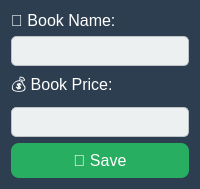
<?xml version="1.0" encoding="UTF-8"?>
<ui version="4.0">
 <class>editbook</class>
 <widget class="QDialog" name="editbook">
  <property name="windowTitle">
   <string>Edit Book</string>
  </property>
  <property name="styleSheet">
   <string notr="true">
    QDialog {
        background-color: #2c3e50;
    }
    QLabel {
        color: white;
        font-size: 16px;
    }
    QLineEdit {
        background-color: #ecf0f1;
        border: 1px solid #bdc3c7;
        border-radius: 5px;
        padding: 5px;
        font-size: 14px;
    }
    QPushButton {
        background-color: #27ae60;
        color: white;
        font-size: 16px;
        padding: 8px 20px;
        border-radius: 8px;
    }
    QPushButton:hover {
        background-color: #1e8449;
    }
   </string>
  </property>

  <layout class="QVBoxLayout" name="verticalLayout">

   <item>
    <widget class="QLabel" name="labelName">
     <property name="text">
      <string>📕 Book Name:</string>
     </property>
    </widget>
   </item>

   <item>
    <widget class="QLineEdit" name="lineEditName"/>
   </item>

   <item>
    <widget class="QLabel" name="labelPrice">
     <property name="text">
      <string>💰 Book Price:</string>
     </property>
    </widget>
   </item>

   <item>
    <widget class="QLineEdit" name="lineEditPrice"/>
   </item>

   <item>
    <widget class="QPushButton" name="saveButton">
     <property name="text">
      <string>💾 Save</string>
     </property>
    </widget>
   </item>

  </layout>
 </widget>
 <resources/>
 <connections/>
</ui>
